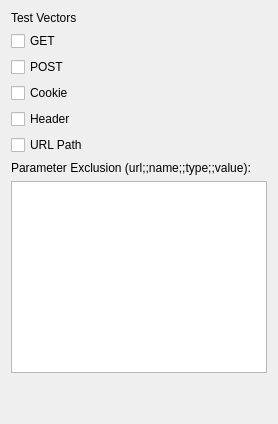
       <widget class="QWidget" name="tabTestVectors">
        <attribute name="title">
         <string>Test Vectors</string>
        </attribute>
        <layout class="QGridLayout" name="gridLayout_8">
         <item row="0" column="0">
          <layout class="QVBoxLayout" name="verticalLayout_25">
           <item>
            <widget class="QLabel" name="labelTestVectors">
             <property name="text">
              <string>Test Vectors</string>
             </property>
            </widget>
           </item>
           <item>
            <layout class="QHBoxLayout" name="horizontalLayout_18">
             <item>
              <layout class="QVBoxLayout" name="verticalLayout_24">
               <item>
                <widget class="QCheckBox" name="checkTGET">
                 <property name="text">
                  <string>GET</string>
                 </property>
                </widget>
               </item>
               <item>
                <widget class="QCheckBox" name="checkTPOST">
                 <property name="text">
                  <string>POST</string>
                 </property>
                </widget>
               </item>
               <item>
                <widget class="QCheckBox" name="checkTCookie">
                 <property name="text">
                  <string>Cookie</string>
                 </property>
                </widget>
               </item>
               <item>
                <widget class="QCheckBox" name="checkTHeader">
                 <property name="text">
                  <string>Header</string>
                 </property>
                </widget>
               </item>
               <item>
                <widget class="QCheckBox" name="checkTURLPath">
                 <property name="text">
                  <string>URL Path</string>
                 </property>
                </widget>
               </item>
              </layout>
             </item>
             <item>
              <spacer name="horizontalSpacer_8">
               <property name="orientation">
                <enum>Qt::Orientation::Horizontal</enum>
               </property>
               <property name="sizeHint" stdset="0">
                <size>
                 <width>40</width>
                 <height>20</height>
                </size>
               </property>
              </spacer>
             </item>
            </layout>
           </item>
           <item>
            <widget class="QLabel" name="labelTParameter">
             <property name="text">
              <string>Parameter Exclusion (url;;name;;type;;value):</string>
             </property>
            </widget>
           </item>
           <item>
            <widget class="QPlainTextEdit" name="edtTParameter"/>
           </item>
           <item>
            <spacer name="verticalSpacer_6">
             <property name="orientation">
              <enum>Qt::Orientation::Vertical</enum>
             </property>
             <property name="sizeHint" stdset="0">
              <size>
               <width>20</width>
               <height>40</height>
              </size>
             </property>
            </spacer>
           </item>
          </layout>
         </item>
        </layout>
       </widget>
